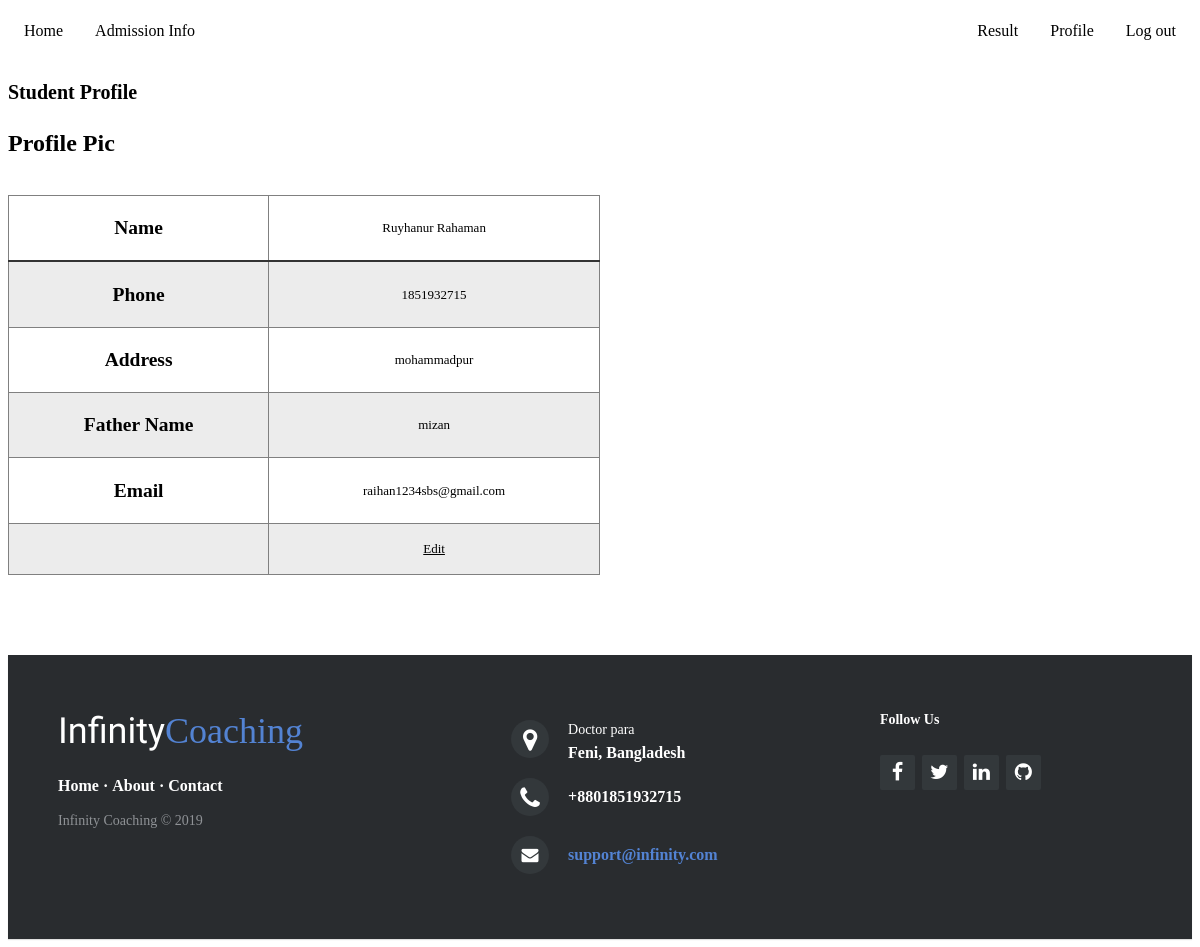
Page /profile.php (signed in) on the committed database.
### tables this page shows
CREATE TABLE `register` (
  `id` int(100) NOT NULL,
  `name` varchar(50) NOT NULL,
  `phone` int(15) NOT NULL,
  `email` varchar(250) NOT NULL,
  `password` varchar(500) NOT NULL,
  `address` varchar(400) NOT NULL,
  `fatherName` varchar(250) NOT NULL,
  `image` varchar(400) NOT NULL
);

### DB_connection.php (called while the page is built, shortened)
<?php
class DBconfig{
	private $_host="localhost";
	private $_username="root";
	private $_password="";
	private $_database="coaching";
	protected $connection;
	public function __construct(){
		if(!isset($this->connection)){
			$this->connection=new mysqli($this->_host,$this->_username,$this->_password,$this->_database);
		}
		return $this->connection;
	}
}
?>

### crud.php (called while the page is built, shortened)
<?php
include_once 'DB_connection.php';
class crud extends DBconfig {
    public function getData($query){
        $result = $this->connection->query($query);
        $rows = array();
        while ($row = $result->fetch_assoc()){
            $rows[] = $row;
        }
        return $rows;
    }
}
?>

### profile.php (the view, shortened to what this page needs)
<!DOCTYPE html>
<html>
<head>
   <link href="css/profile.css" rel="stylesheet" />
  <link rel="stylesheet" href="https://cdnjs.cloudflare.com/ajax/libs/font-awesome/4.7.0/css/font-awesome.min.css">
</head>
<header>
<ul>
  <li><a class ="a"href="Afterlogin.php">Home</a></li>
  <li><a class ="a"href="#about">Admission Info</a></li>
  <li><a class ="b"href="logout.php">Log out</a></li>
   <li><a class ="b"href="profile.php">Profile</a></li>
   <li><a class ="b"href="searchresult.php">Result</a></li>
</ul>
</header>
<body>
</body>
  <?php
include_once 'crud.php';
$crud = new crud();
$show=$_SESSION['email'];
$query = "select * from register where email='$show'";
$result  = $crud->getData($query);
?>
<h4 style="color:black; font-size: 20px;font-family:Lucida Console;">Student Profile</h4>
 <td><h2>Profile Pic</h2></td>
<table border = "1">
<tr>
<td><h2>Name</h2></td>
<?php foreach($result as $key=> $res){
    echo "<td>".$res['name']."</td>";
  }?>
</tr>
<tr>
<td><h2>Phone</h2></td>
<?php foreach($result as $key=> $res){
    echo "<td>".$res['phone']."</td>";}?>
</tr>
<tr>
<td><h2>Address</h2></td>
<?php foreach($result as $key=> $res){
    echo "<td>".$res['address']."</td>";}?>
</tr>
<tr>
<td><h2>Father Name</h2></td>
<?php foreach($result as $key=> $res){
    echo "<td>".$res['fatherName']."</td>";}?>
</tr>
<tr>
<td><h2>Email</h2></td>
<?php foreach($result as $key=> $res){
    echo "<td>".$res["email"]."</td>";}?>
</tr>
<tr>
	<td><h2></h2></td>
	<?php foreach($result as $key=> $res){
    echo "<td> <a href='edit.php?id=$res[id]'>Edit</a></td>";
}?>
</tr>
</table>
<?php
    include 'footer.php';
    ?>

### css/profile.css (style rules this page uses)
ul { list-style-type: none; margin: 0; padding: 0; overflow: hidden; background-color: transparent; }
.a { float: left; }
.b { float: right; }
li a { display: block; color: black; text-align: center; padding: 14px 16px; text-decoration: none; font-family:Comic Sans MS; }
h4 { color: white; }

### profile.php (style rules this page uses)
* { font-family: "italic"; }
table { border-collapse: collapse; width: 50%; text-align: center; }
tr { cell-padding: 10px 0; }
tr:nth-child(even) { background: #ececec; }
tr:first-child { border-bottom: 2px solid #333; }
td { height: 40px; font-family: "Lucida Console"; font-size: 13px; font-weight: 100; padding: 5px; }
a { border: block; color: black; align-items: center; }

### rows in the picture
register: name "Ruyhanur Rahaman", phone "1851932715", address "mohammadpur", fatherName "mizan", email "raihan1234sbs@gmail.com"
